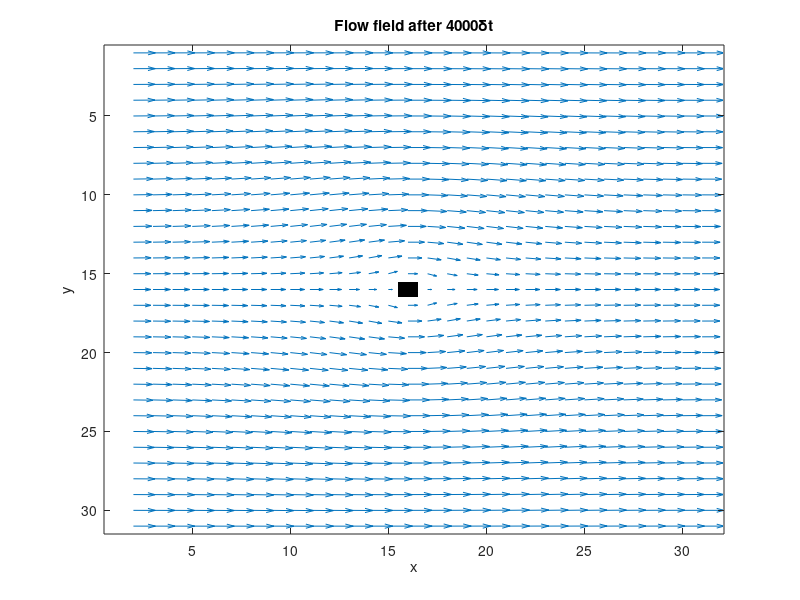

Here is the MATLAB script that generated this plot:
% 2D Lattice Boltzmann (BGK) model of a fluid.
%  c4  c3   c2  D2Q9 model. At each timestep, particle densities propagate
%    \  |  /    outwards in the directions indicated in the figure. An
%  c5 -c9 - c1  equivalent 'equilibrium' density is found, and the densities
%    /  |  \    relax towards that state, in a proportion governed by omega.
%  c6  c7   c8      Iain Haslam, March 2006.
omega=1.0; density=1.0; t1=4/9; t2=1/9; t3=1/36; c_squ=1/3; nx=31; ny=31;
F=repmat(density/9,[nx ny 9]); FEQ=F; msize=nx*ny; CI=[0:msize:msize*7];
%a=repmat(-15:15,[31,1]);BOUND=(a.^2+a'.^2)<16;BOUND(1:nx,[1 ny])=1;
%BOUND=zeros(nx,ny);BOUND(1:nx,1)=1;%open channel
%BOUND=rand(nx,ny)>0.7; %extremely porous random domain
[xx,yy] = meshgrid(linspace(-1,1,nx),linspace(-1,1,ny));
BOUND= ( ...
    + ((xx.^2 + yy.^2) <= 0)  ... circle 
    + ( (abs(xx) == 1) + (abs(yy) == 1) )*0  ... box
    ) > 0;
ON=find(BOUND); %matrix offset of each Occupied Node
TO_REFLECT=[ON+CI(1) ON+CI(2) ON+CI(3) ON+CI(4) ...
            ON+CI(5) ON+CI(6) ON+CI(7) ON+CI(8)];
REFLECTED= [ON+CI(5) ON+CI(6) ON+CI(7) ON+CI(8) ...
            ON+CI(1) ON+CI(2) ON+CI(3) ON+CI(4)];
avu=1; prevavu=1; ts=0; deltaU=1e-7; numactivenodes=sum(sum(1-BOUND));
while (ts<4000 & 1e-10<abs((prevavu-avu)/avu)) | ts<100
    % Propagate
    F(:,:,4)=F([2:nx 1],[ny 1:ny-1],4);F(:,:,3)=F(:,[ny 1:ny-1],3);
    F(:,:,2)=F([nx 1:nx-1],[ny 1:ny-1],2);F(:,:,5)=F([2:nx 1],:,5);
    F(:,:,1)=F([nx 1:nx-1],:,1);F(:,:,6)=F([2:nx 1],[2:ny 1],6);
    F(:,:,7)=F(:,[2:ny 1],7); F(:,:,8)=F([nx 1:nx-1],[2:ny 1],8);
    BOUNCEDBACK=F(TO_REFLECT); %Densities bouncing back at next timestep
    DENSITY=sum(F,3);
    UX=(sum(F(:,:,[1 2 8]),3)-sum(F(:,:,[4 5 6]),3))./DENSITY;
    UY=(sum(F(:,:,[2 3 4]),3)-sum(F(:,:,[6 7 8]),3))./DENSITY;
    UX(1,1:ny)=UX(1,1:ny)+deltaU; %Increase inlet pressure
    UX(ON)=0; UY(ON)=0; DENSITY(ON)=0;
    U_SQU=UX.^2+UY.^2; U_C2=UX+UY; U_C4=-UX+UY; U_C6=-U_C2; U_C8=-U_C4;
    % Calculate equilibrium distribution: stationary
    FEQ(:,:,9)=t1*DENSITY.*(1-U_SQU/(2*c_squ));
    % nearest-neighbours
    FEQ(:,:,1)=t2*DENSITY.*(1+UX/c_squ+0.5*(UX/c_squ).^2-U_SQU/(2*c_squ));
    FEQ(:,:,3)=t2*DENSITY.*(1+UY/c_squ+0.5*(UY/c_squ).^2-U_SQU/(2*c_squ));
    FEQ(:,:,5)=t2*DENSITY.*(1-UX/c_squ+0.5*(UX/c_squ).^2-U_SQU/(2*c_squ));
    FEQ(:,:,7)=t2*DENSITY.*(1-UY/c_squ+0.5*(UY/c_squ).^2-U_SQU/(2*c_squ));
    % next-nearest neighbours
    FEQ(:,:,2)=t3*DENSITY.*(1+U_C2/c_squ+0.5*(U_C2/c_squ).^2-U_SQU/(2*c_squ));
    FEQ(:,:,4)=t3*DENSITY.*(1+U_C4/c_squ+0.5*(U_C4/c_squ).^2-U_SQU/(2*c_squ));
    FEQ(:,:,6)=t3*DENSITY.*(1+U_C6/c_squ+0.5*(U_C6/c_squ).^2-U_SQU/(2*c_squ));
    FEQ(:,:,8)=t3*DENSITY.*(1+U_C8/c_squ+0.5*(U_C8/c_squ).^2-U_SQU/(2*c_squ));
    F=omega*FEQ+(1-omega)*F;
    F(REFLECTED)=BOUNCEDBACK;
    prevavu=avu;avu=sum(sum(UX))/numactivenodes; ts=ts+1;
end
figure;colormap(gray(2));image(2-BOUND');hold on;
quiver(2:nx,1:ny,UX(2:nx,:)',UY(2:nx,:)');
title(['Flow field after ',num2str(ts),'\deltat']);xlabel('x');ylabel('y');
